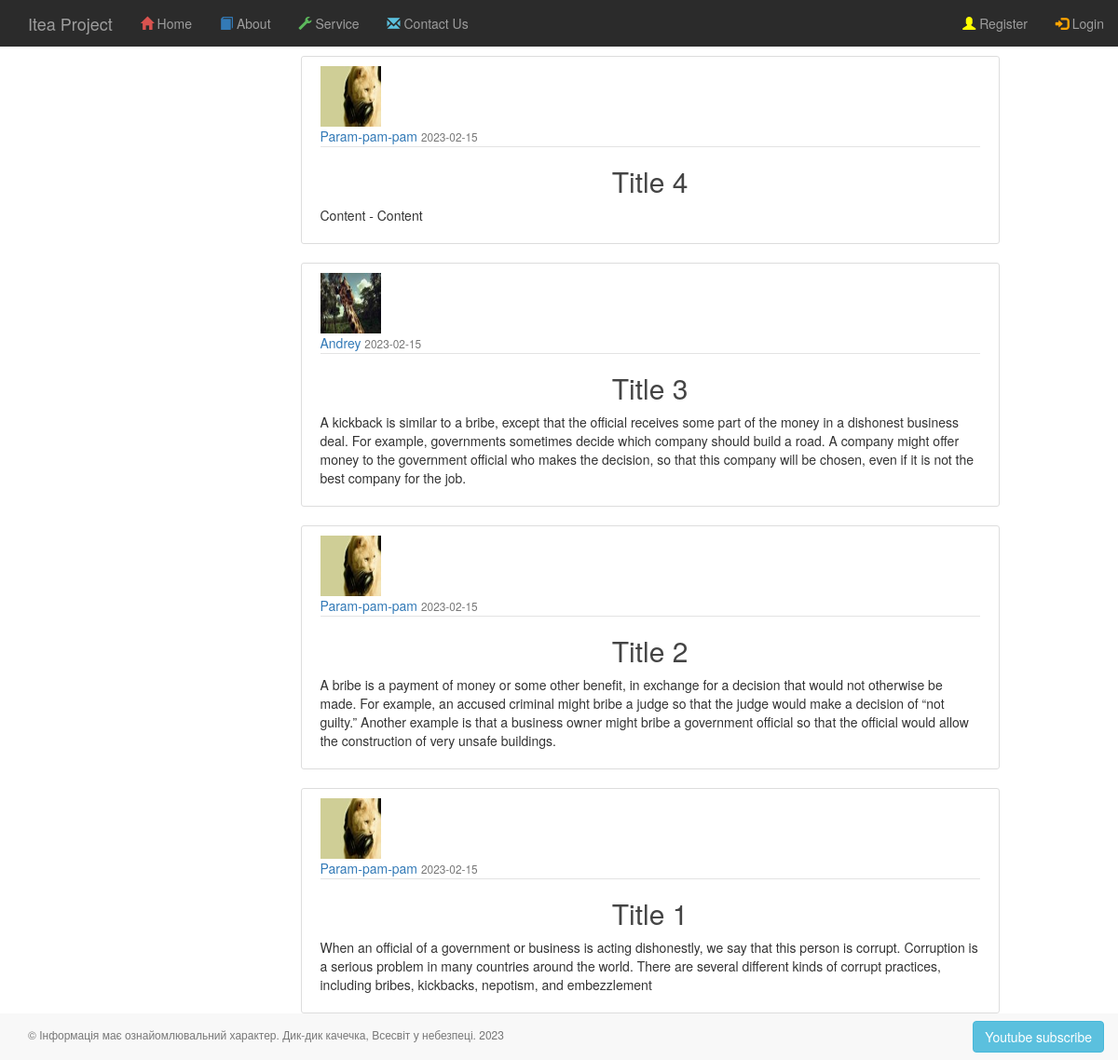
The page / on the database its author committed.
### app/auth/models.py (models this page shows, shortened)
class Post(BaseModel):
    title = CharField(max_length=100)
    content = TextField(default="")
    date_posted = DateTimeField(default=datetime.datetime.utcnow)
    author = ForeignKeyField(User)

class Profile(BaseModel):
    avatar = CharField()
    info = TextField()
    city = CharField()
    age = IntegerField()

class User(BaseModel, UserMixin):
    username = CharField(max_length=100)
    email = CharField(max_length=200, unique=True, index=True)
    __password_hash = CharField(max_length=128)
    last_visit = DateTimeField(default=datetime.datetime.now)
    role = ForeignKeyField(Role, backref='users')
    profile = ForeignKeyField(Profile)
    @property
    def password(self):
        raise AttributeError('password is not a valid attribute')

### app/main/routes.py (the view)
@main.route('/')
def index():
    db = current_app.config['db']
    db.create_tables([Role, Profile, Post, User])
    if not Role.select().where(Role.name == 'user').first():
        Role(name='user').save()
    query = Post.select().order_by(Post.date_posted.desc())
    title = "Home"
    return render_template("main/index.html",
                           title=title,
                           posts=query)

### app/templates/main/index.html
{% extends '_base.html' %}
{% block page_content %}
    <div class="row">
        <div class="col-md-3"></div>
        <div class="col-md-8">
            {% for post in posts %}
                <article class="media content-section">
                    <img class="rounded-circle article-img"
                         src="{{ url_for('static', filename='profile_pics/' + post.author.profile.avatar) }}">
                    <div class="media-body">
                        <div class="article-metadata">
                            <a class="mr-2" href="{{ url_for('posts.user_posts', username=post.author.username) }}">
                                {{ post.author.username }}
                            </a>
                            <small class="text-muted">
                                {{ post.date_posted.strftime('%Y-%m-%d') }}
                            </small>
                        </div>
                        <h2><a class="article-title" href="{{ url_for('posts.post_func', post_id=post.id) }}">
                            {{ post.title }}
                        </a></h2>
                        <p class="article-content">{{ post.content }}</p>
                    </div>
                </article>
            {% endfor %}
        </div>
        <div class="col-md-3"></div>
    </div>
{% endblock page_content %}

### app/templates/_base.html (shortened to what this page needs)
{% extends 'bootstrap/base.html' %}
{% block head %}
    {{ super() }}
    <link type="text/css" href="{{ url_for('static', filename='css/styles_nav_top_bar.css') }}" rel="stylesheet"/>
    <link type="text/css" href="{{ url_for('static', filename='css/styles_blog.css') }}" rel="stylesheet"/>
    <link type="text/css" href="{{ url_for('static', filename='css/styles.css') }}" rel="stylesheet"/>
{% endblock head %}
{% block content %}
    {% include 'nav/nav-top-bar.html' %}
    <div id="content">
        <div class="container">
            <div class="page-header">
                {% block page_content %}{% endblock page_content %}
            </div>
        </div>
    </div>
    {% include 'nav/footer.html' %}
{% endblock content %}

### app/templates/nav/nav-top-bar.html (shortened to what this page needs)
<nav class="navbar-wrapper navbar-inverse navbar-fixed-top">
    <div class="container-fluid" >
        <div class="navbar-header">
            <a href="/" class="navbar-brand">Itea Project</a>
        </div>
        <div class="collapse navbar-collapse navHeaderCollapse">
            <ul class="nav navbar-nav">
                <li class=""><a href="/">
                    <span id="home_menu_icon_color" class="glyphicon glyphicon-home"></span> Home</a></li>
                <li class=""><a href="{{ url_for('main.about') }}">
                    <span id="training_menu_icon_color" class="glyphicon glyphicon-book"></span> About</a>
                </li>
                <li class=""><a href="#">
                    <span id="services_menu_icon_color" class="glyphicon glyphicon-wrench"></span> Service</a>
                </li>
                <li class=""><a href="#">
                    <span id="contact_us_menu_icon_color" class="glyphicon glyphicon-envelope"></span> Contact Us</a>
                </li>
            </ul>
            <ul class="nav navbar-nav navbar-right">
                {% if current_user.is_authenticated %}
                    <li><a class="nav-item nav-link" href="{{ url_for('posts.new_post') }}">New Post</a></li>
                    <li><a href="{{ url_for('auth.account') }}">
                        <span id="sign_up_menu_icon_color" class="glyphicon glyphicon-user"></span> Account</a></li>
                    <li><a href="{{ url_for('auth.logout') }}">
                        <span id="login_menu_icon_color" class="glyphicon glyphicon-log-in"></span> Logout</a></li>
                {% else %}
                    <li><a href="{{ url_for('auth.register') }}">
                        <span id="sign_up_menu_icon_color" class="glyphicon glyphicon-user"></span> Register</a></li>
                    <li><a href="{{ url_for('auth.login') }}">
                        <span id="login_menu_icon_color" class="glyphicon glyphicon-log-in"></span> Login</a></li>
                {% endif %}
            </ul>
        </div>
    </div>
</nav>

### app/templates/nav/footer.html
<footer>
  <div class="navbar-wrapper navbar-default navbar-fixed-bottom">
    <div class="container-fluid">
      <p class="navbar-text pull-left lead">
          &copy; Інформація має ознайомлювальний характер. Дик-дик качечка, Всесвіт у небезпеці.
          <span id="year"></span></p>
      <a class="navbar-btn btn btn-info pull-right" href="https://youtube.com">
          Youtube subscribe
      </a>
    </div>
  </div>
</footer>

### app/static/css/styles_nav_top_bar.css (style rules this page uses)
#home_menu_icon_color { color:#D9534F; }
#training_menu_icon_color { color:#337AB7; }
#services_menu_icon_color { color:#5CB85C }
#contact_us_menu_icon_color { color:#5BC0DE; }
#sign_up_menu_icon_color { color:yellow; }
#login_menu_icon_color { color:orange; }
.navbar-inverse { background-color: rgb(43, 43, 43); border-color: #405976; }

### app/static/css/styles_blog.css (style rules this page uses)
.content-section { background: #ffffff; padding: 10px 20px; border: 1px solid #dddddd; border-radius: 3px; margin-bottom: 20px; }
.article-title { color: #444444; }
.article-content { white-space: pre-line; }
.article-img { height: 65px; width: 65px; margin-right: 16px; }
.article-metadata { padding-bottom: 1px; margin-bottom: 4px; border-bottom: 1px solid #e3e3e3 }

### app/static/css/styles.css (style rules this page uses)
.page-header { padding-bottom: 9px; margin: 60px 0 20px; border-bottom: none; }
.lead { margin-bottom: 16px; font-size: 12px; font-weight: 300; line-height: 1.4; }
h1, h2, h3 { text-align: center; }

### rows shown on the page
Post: avatar (picture), author.username "Param-pam-pam", date_posted "2023-02-15", title "Title 4", content "Content - Content"
Post: avatar (picture), author.username "Andrey", date_posted "2023-02-15", title "Title 3", content "A kickback is similar to a bribe, except that the official receives some part of the money in a dishonest business deal. For example, governments sometimes decide which company should build a road. A company might offer money to the government official who makes the decision, so that this company will be chosen, even if it is not the best company for the job."
Post: avatar (picture), author.username "Param-pam-pam", date_posted "2023-02-15", title "Title 2", content "A bribe is a payment of money or some other benefit, in exchange for a decision that would not otherwise be made. For example, an accused criminal might bribe a judge so that the judge would make a decision of “not guilty.” Another example is that a business owner might bribe a government official so that the official would allow the construction of very unsafe buildings."
Post: avatar (picture), author.username "Param-pam-pam", date_posted "2023-02-15", title "Title 1", content "When an official of a government or business is acting dishonestly, we say that this person is corrupt. Corruption is a serious problem in many countries around the world. There are several different kinds of corrupt practices, including bribes, kickbacks, nepotism, and embezzlement"
